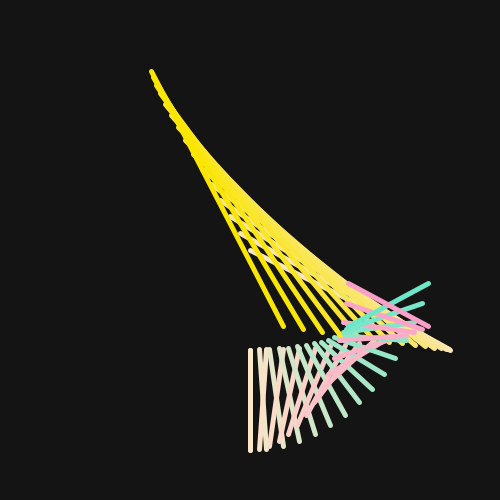
Frame 1 (no input)
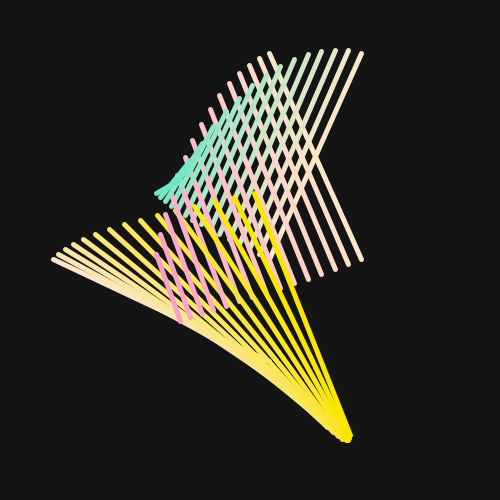
Frame 60 (the mouse pressed at the canvas centre just before this capture)
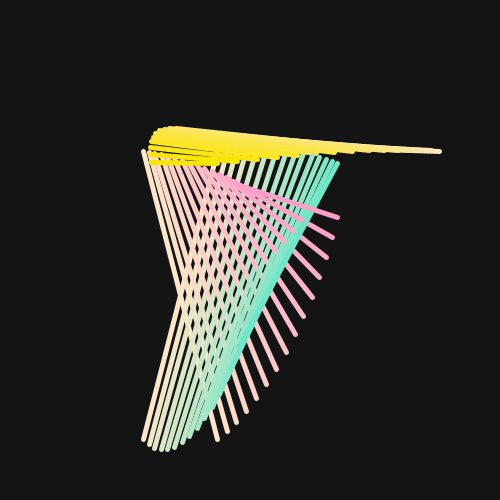
Frame 120 (the mouse held since frame 60 and released just before this capture)

The Processing sketch that drew these frames (run headless with seeded random() and noise(); from frame 60 on, the mouse is pressed at the canvas centre):

// Processing sketch: lines
// ── lines.pde
static final int num_lines = 15;
float t;

void setup() {
  background(20);
  size(500,500);
}

void draw() {
  background(20);
  stroke(250,230,200);
  strokeWeight(5);
  
  translate(width/2, height/2);
  
  for(int i = 0; i < num_lines; i++) {
    stroke(250 - (i * 10), 230, 200);
    line(x1(t+i), y1(t+i), x2(t+i), y2(t+i));
    
    stroke(250, 230 - (i * 5), 200);
    line(x2(t+i), y1(t-i), x1(t+i), y2(t-i));
    
    stroke(250, 230, 200 - (i * 15));
    line(x2(t-i), x1(t-i), y1(t-i), y2(t+i));
  }
  
  //point(x1(t), y1(t));
  //point(x2(t), y2(t));
  t += .5;

}

float x1(float t) {
  return sin(t/10) * 100 + sin(t/15) * 100;
}

float y1(float t) {
  return cos(t/10) * 200;
}

float x2(float t) {
  return sin(t/10) * 100 + sin(t/500) * 2;
}

float y2(float t) {
  return cos(t/20) * 100;
}
